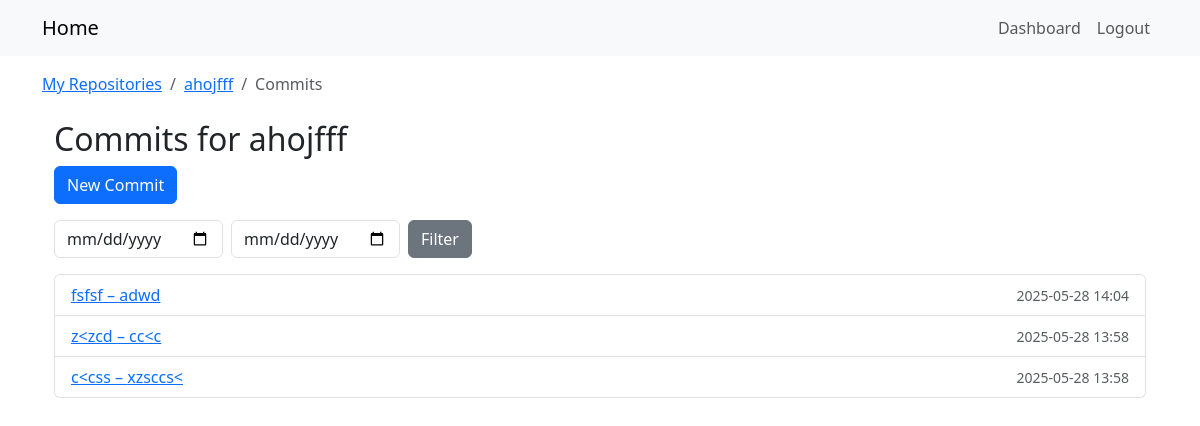
/repos/2/commits/ (signed in), run on an earlier commit of the app's database.
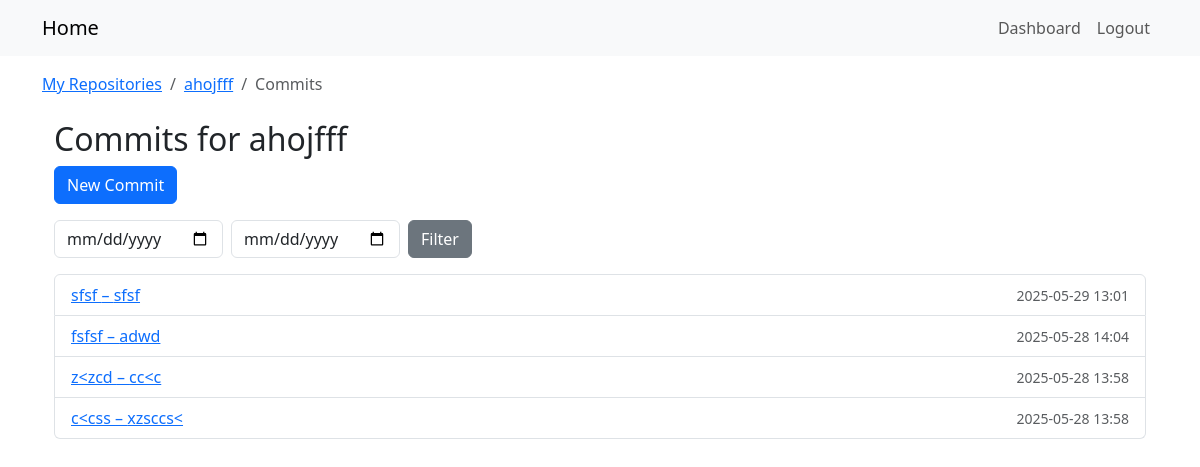
And on a later commit of the database.
### repos_app/models.py (models this page shows, shortened)
class Commit(models.Model):
    repository = models.ForeignKey(Repository, on_delete=models.CASCADE, related_name='commits')
    author     = models.ForeignKey(User,       on_delete=models.CASCADE, related_name='commits')
    message    = models.CharField(max_length=255)
    hash       = models.CharField(max_length=40, unique=True)
    timestamp  = models.DateTimeField(auto_now_add=True)

### repos_app/views.py (the view)
def commit_list(request, repo_pk):
    repo = get_object_or_404(Repository, pk=repo_pk, owner=request.user)
    form = CommitFilterForm(request.GET)
    qs = repo.commits.order_by('-timestamp')
    if form.is_valid():
        sd = form.cleaned_data['start_date']
        ed = form.cleaned_data['end_date']
        if sd:
            qs = qs.filter(timestamp__date__gte=sd)
        if ed:
            qs = qs.filter(timestamp__date__lte=ed)
    return render(request, 'repos_app/commit_list.html', {
        'repo': repo,
        'commits': qs,
        'filter_form': form,
    })

### repos_app/forms.py
class CommitFilterForm(forms.Form):
    start_date = forms.DateField(
        required=False,
        label='From',
        widget=forms.DateInput(attrs={'type':'date', 'class':'form-control'})
    )
    end_date = forms.DateField(
        required=False,
        label='To',
        widget=forms.DateInput(attrs={'type':'date', 'class':'form-control'})
    )

### templates/repos_app/commit_list.html
{% extends "base.html" %}
{% block breadcrumbs %}
<nav aria-label="breadcrumb">
  <ol class="breadcrumb mb-0">
    <li class="breadcrumb-item">
      <a href="{% url 'repos_app:repo_list' %}">My Repositories</a>
    </li>
    <li class="breadcrumb-item">
      <a href="{% url 'repos_app:repo_detail' repo.pk %}">{{ repo.name }}</a>
    </li>
    <li class="breadcrumb-item active" aria-current="page">Commits</li>
  </ol>
</nav>
{% endblock %}
{% block content %}
<div class="container mt-4">
  <h2>Commits for {{ repo.name }}</h2>
  <a class="btn btn-primary mb-3"
     href="{% url 'repos_app:commit_create' repo.pk %}">
    New Commit
  </a>
  <form class="row g-2 mb-3" method="get">
    <div class="col-auto">
      {{ filter_form.start_date }}
    </div>
    <div class="col-auto">
      {{ filter_form.end_date }}
    </div>
    <div class="col-auto">
      <button class="btn btn-secondary">Filter</button>
    </div>
  </form>
  <ul class="list-group">
    {% for c in commits %}
      <li class="list-group-item d-flex justify-content-between align-items-center">
        <a href="{% url 'repos_app:commit_detail' repo_pk=repo.pk hash=c.hash %}">
          {{ c.hash|slice:":7" }} – {{ c.message }}
        </a>
        <small class="text-muted">{{ c.timestamp|date:"Y-m-d H:i" }}</small>
      </li>
    {% empty %}
      <li class="list-group-item">No commits yet</li>
    {% endfor %}
  </ul>
</div>
{% endblock %}

What changed in the data, as far as the page shows it:
added Commit: hash "sfsf", message "sfsf", timestamp "2025-05-29 13:01"
